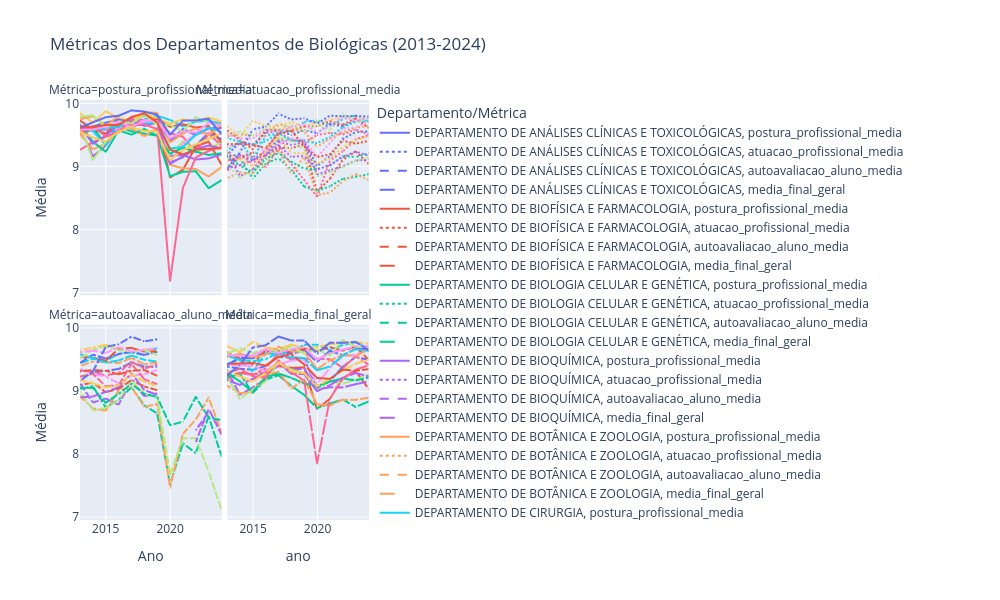

The notebook cell this image was saved under:
### Markdown cell above
### Métricas dos profs de biológicas (2013-2024)

### Code cell
df_biologicas['media_final_geral'] = df_biologicas[
    ['postura_profissional_media', 'atuacao_profissional_media', 'autoavaliacao_aluno_media']
].mean(axis=1)


df_biologicas['ano'] = df_biologicas['ano'].astype(int)
df_biologicas = df_biologicas[(df_biologicas['ano'] >= 2013) & (df_biologicas['ano'] <= 2024)]

# agrupando por ano e depto
df_metrics = df_biologicas.groupby(['ano', 'lotacao'])[
    ['postura_profissional_media', 'atuacao_profissional_media', 
     'autoavaliacao_aluno_media', 'media_final_geral']
].mean().reset_index()

# gráfico
fig = px.line(
    df_metrics,
    x='ano',
    y=['postura_profissional_media', 'atuacao_profissional_media', 
       'autoavaliacao_aluno_media', 'media_final_geral'],
    color='lotacao',
    title='Métricas dos Departamentos de Biológicas (2013-2024)',
    labels={'value': 'Média', 'variable': 'Métrica', 'lotacao': 'Departamento'},
    line_dash='variable',
    facet_col='variable',
    facet_col_wrap=2,
    height=600,
    width=1000
)

# ajustes
fig.update_layout(
    hovermode='x unified',
    legend_title='Departamento/Métrica',
    xaxis_title='Ano',
    yaxis_title='Média'
)

fig.show()
